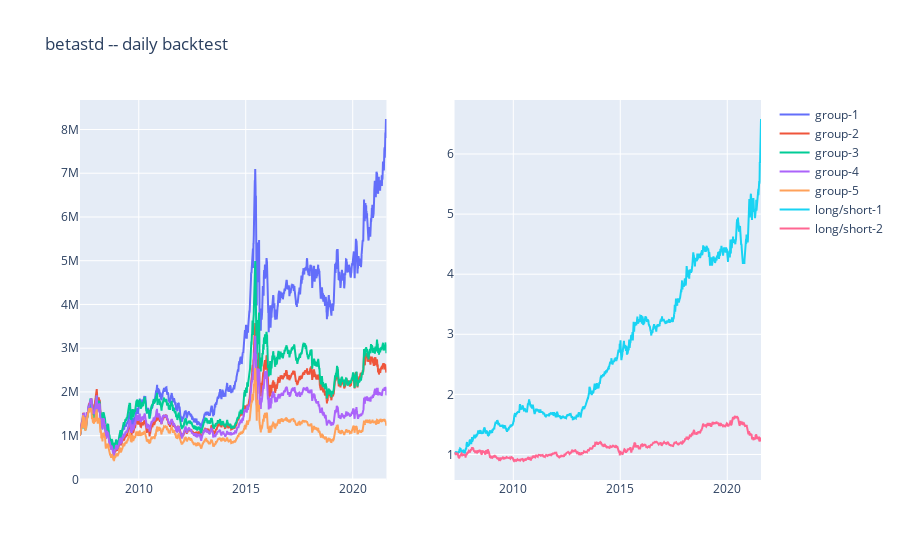

Here is the notebook cell this chart was saved with:
### Markdown cell above
## 测试分组回测（group_trader）

### Code cell
from billions.data_loader import *
from billions.back_trader import *

def test(name, peride):
    fname = 'data/' + name + '.csv'
    cname = 'data/close.csv'
    ftype = 'csv'

    data = loader_factor_close(fname, cname, ftype)
    gt = group_trader(data, number=5, name=name)
    gt.run(peride=peride)
    p = gt.ploter()
    p.plot()

x = list(map(test, ['betastd'], ['D']))

### Figure 1 — Plotly figure (JSON) as saved in the notebook; plotly's stock layout.template omitted (floating-point values rounded to 4 significant figures; data arrays with more than 128 entries replaced by an {"elided": "..."} marker saying what was removed)
{"data": [{"name": "group-1", "type": "scatter", "x": {"elided": "3487 str values"}, "xaxis": "x", "y": {"elided": "3487 float values"}, "yaxis": "y"}, {"name": "group-2", "type": "scatter", "x": {"elided": "3487 str values"}, "xaxis": "x", "y": {"elided": "3487 float values"}, "yaxis": "y"}, {"name": "group-3", "type": "scatter", "x": {"elided": "3487 str values"}, "xaxis": "x", "y": {"elided": "3487 float values"}, "yaxis": "y"}, {"name": "group-4", "type": "scatter", "x": {"elided": "3487 str values"}, "xaxis": "x", "y": {"elided": "3487 float values"}, "yaxis": "y"}, {"name": "group-5", "type": "scatter", "x": {"elided": "3487 str values"}, "xaxis": "x", "y": {"elided": "3487 float values"}, "yaxis": "y"}, {"name": "long/short-1", "type": "scatter", "x": {"elided": "3487 str values"}, "xaxis": "x2", "y": {"elided": "3487 float values"}, "yaxis": "y2"}, {"name": "long/short-2", "type": "scatter", "x": {"elided": "3487 str values"}, "xaxis": "x2", "y": {"elided": "3487 float values"}, "yaxis": "y2"}], "layout": {"title": {"text": "betastd -- daily backtest"}, "xaxis": {"anchor": "y", "domain": [0, 0.45]}, "xaxis2": {"anchor": "y2", "domain": [0.55, 1]}, "yaxis": {"anchor": "x", "domain": [0, 1]}, "yaxis2": {"anchor": "x2", "domain": [0, 1]}}}
